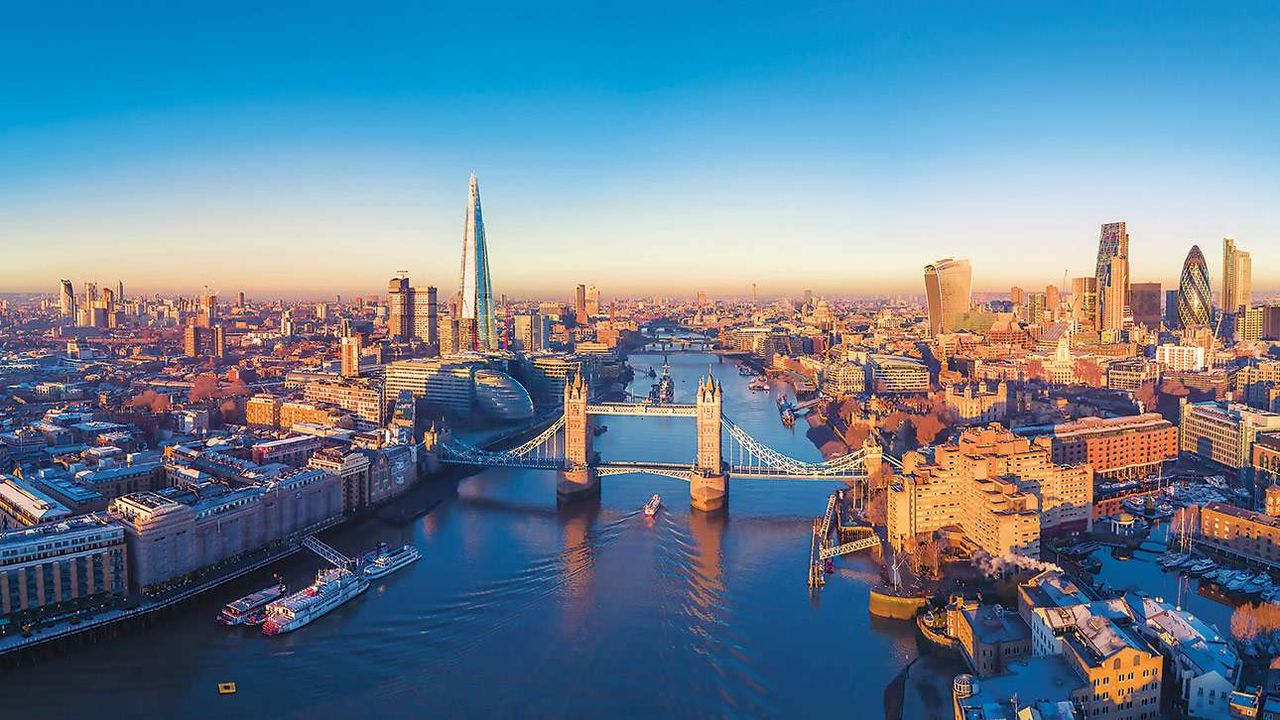
#> input picture DCT_py/DCT_py/data/sample0.jpg, 1280 x 720 px; its folder holds only this picture in this run
$ python DCT_py.py
#> lines starting #> are read from the running program, lines starting #| are printed output that depends on the picture
import os
from PIL import Image
import numpy as np
from sklearn.decomposition import PCA
from scipy.fftpack import dct, idct

rmat = np.zeros(shape = (720,1280))
gmat = np.zeros(shape = (720,1280))
bmat = np.zeros(shape = (720,1280))
blocksize = 16
q_size = 64

def nextmax(mat, max):
    value = float('-inf')
    for i in range(0, blocksize):
        for j in range(0,blocksize):
            if(abs(mat[i,j]) >= abs(value) and abs(mat[i,j]) <= abs(max)):
                value = mat[i,j]
    return value

def dct2 (block):
    return dct(dct(block.T, norm = 'ortho').T, norm = 'ortho')

def idct2 (block):
    return idct(idct(block.T, norm = 'ortho').T, norm = 'ortho')

def select(mat):
    max = float('inf')
    for u in range(0, np.size(mat)):
        max = nextmax(mat, max)
        if(u>=blocksize):
            mat[np.where(mat == max)] = 0
    return mat

def select2(mat):
    t = abs(np.ravel(mat, order = 'C')).argsort()
    q = np.zeros(mat.shape, 'int')

    for x in range(0, q_size):
        m = int(x/16)
        n = x%16
        q[m,n] = mat[m,n]

    return q

def det(x):
    if(x<0):
        return 0
    if(x>255):
        return 255
    else:
        return x

index = 0
for root, dirs, files in os.walk('./data'):
    for idx, file in enumerate(files):
        fname, ext = os.path.splitext(file)
        if ext in ['.jpg','.png','.gif', '.bmp']:
            im = Image.open('data/'+file)
#> im is the input picture: PIL image 1280x720 RGB; mean R, G, B 104.2, 128.6, 148.7
            im = im.convert('RGB')
            im.save('output/new' + str(index) + '.bmp')
            for j in range(0,1280):
                for i in range(0,720):
                   rmat[i,j] = im.getpixel((j,i))[0]
                   gmat[i,j] = im.getpixel((j,i))[1]
                   bmat[i,j] = im.getpixel((j,i))[2]
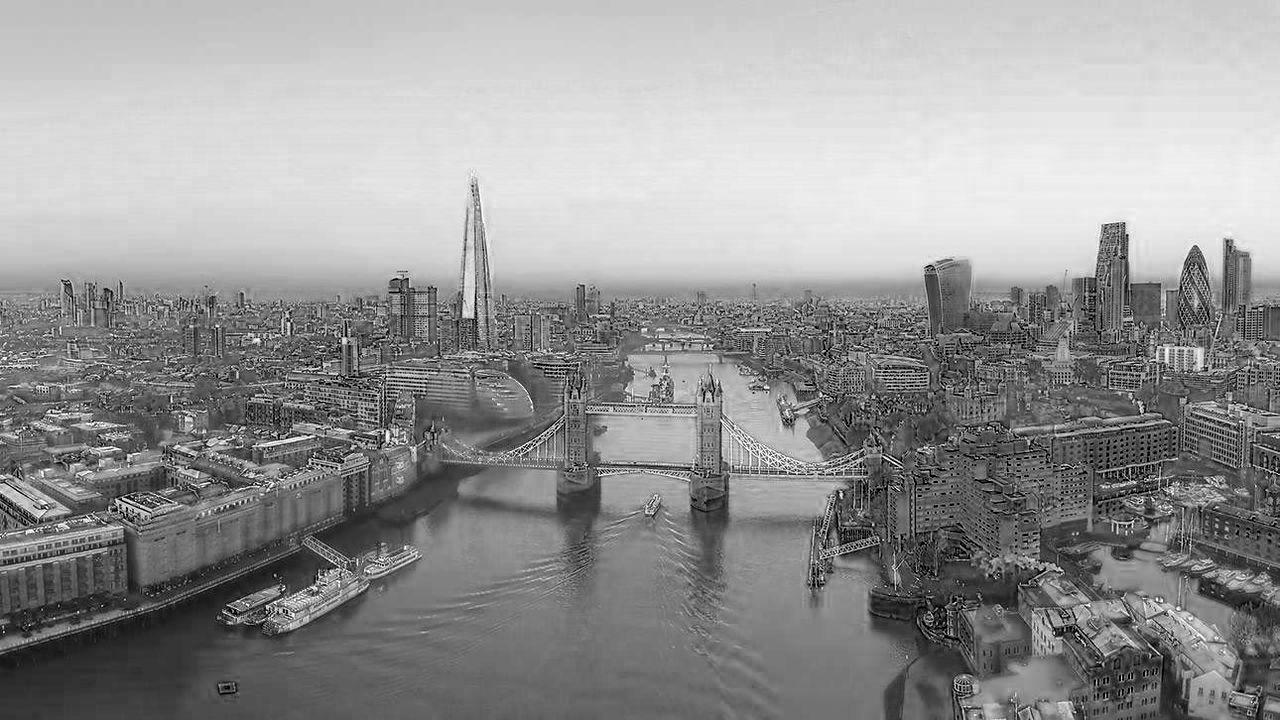
#> bmat: shape (720, 1280) float64; min 0, max 255, mean 148.7
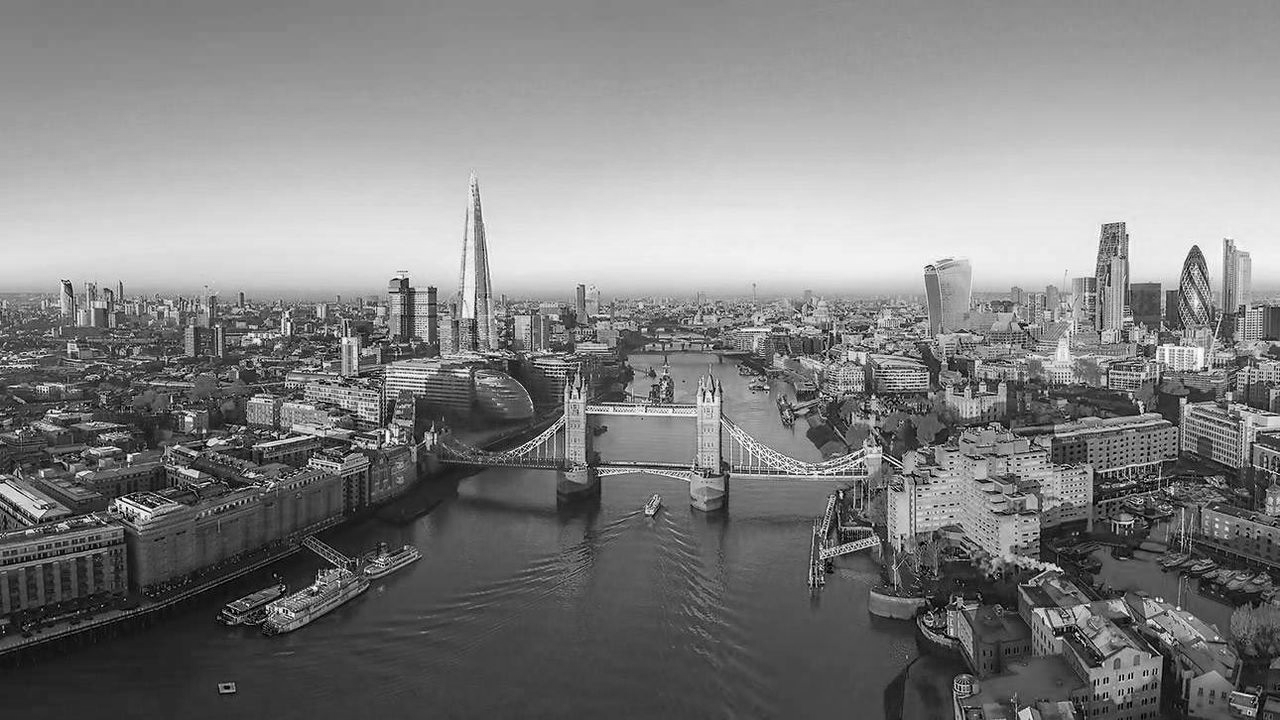
#> gmat: shape (720, 1280) float64; min 0, max 255, mean 128.6
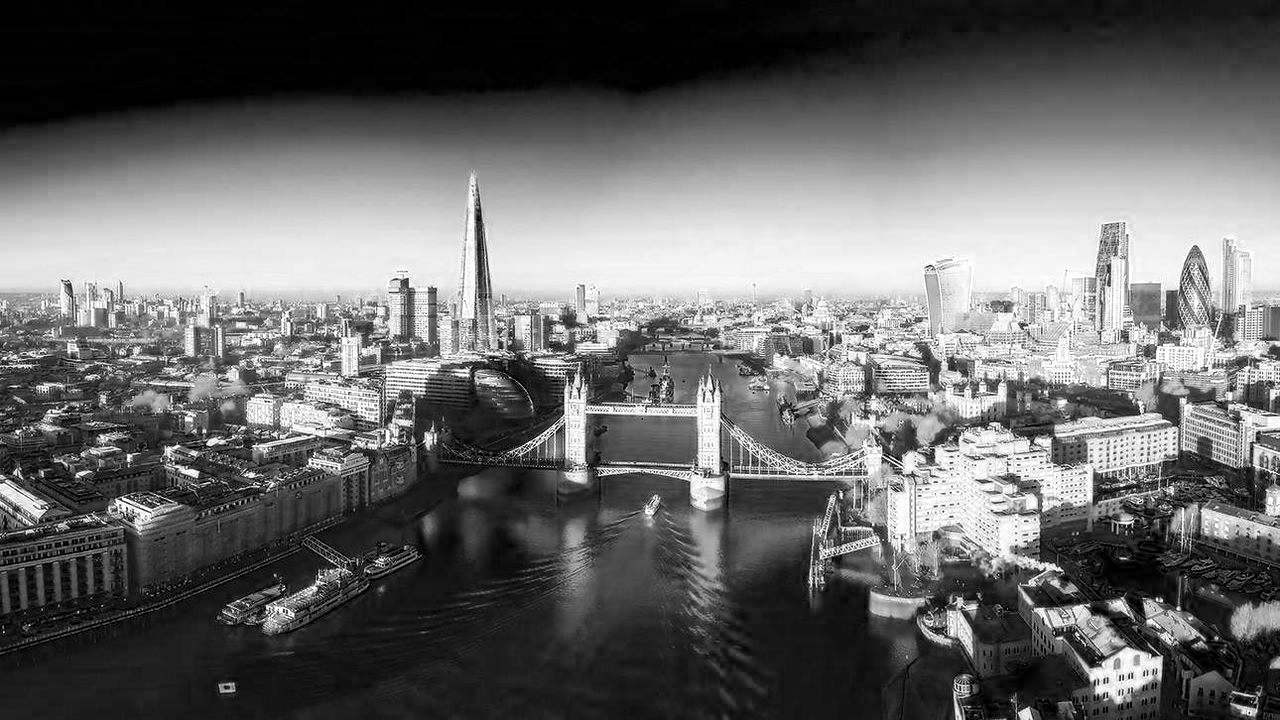
#> rmat: shape (720, 1280) float64; min 0, max 255, mean 104.2

            # Pictures that will be saved

            rnew = np.zeros(shape = (720,1280))
            gnew = np.zeros(shape = (720,1280))
            bnew = np.zeros(shape = (720,1280))

            # DCT start

            rblock = np.zeros(shape = (blocksize, blocksize))
            gblock = np.zeros(shape = (blocksize, blocksize))
            bblock = np.zeros(shape = (blocksize, blocksize))
            for i in range(0, int(720/blocksize)):
                for j in range(0, int(1280/blocksize)):
                    for a in range(0,blocksize):
                        for b in range(0,blocksize):
                            rblock[a,b] = rmat[blocksize*i+a, blocksize*j+b]
                            gblock[a,b] = gmat[blocksize*i+a, blocksize*j+b]
                            bblock[a,b] = bmat[blocksize*i+a, blocksize*j+b]

                    rblock = dct2(rblock)
                    gblock = dct2(gblock)
                    bblock = dct2(bblock)

                    irblock = idct2(select2(rblock))
                    igblock = idct2(select2(gblock))
                    ibblock = idct2(select2(bblock))

                    for a in range(0,blocksize):
                        for b in range(0,blocksize):

                            rnew[blocksize*i+a, blocksize*j+b] = det(irblock[a,b])
#> (the run stopped early here; a loop or call above may not have finished)
